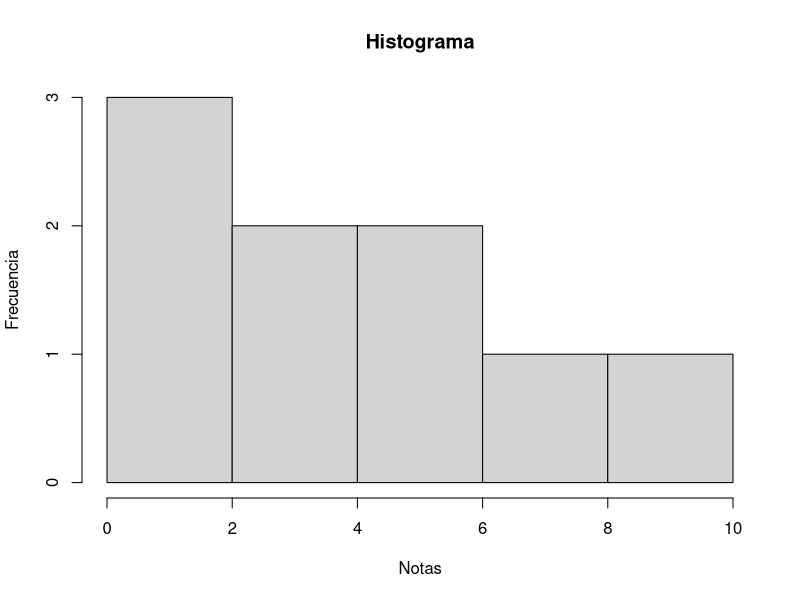

The R source for this figure:
setwd("D:/UAH/R/EP_2_1")
data = read.csv2("var1.csv", header=TRUE, sep=",")
freq = table(data$Puntuaciones)
notas=table(cut(data$Puntuaciones, breaks=c(0,5,10,15,20,25, 30,35,40,45)))
hist(notas, main="Histograma", xlab="Notas", ylab="Frecuencia")